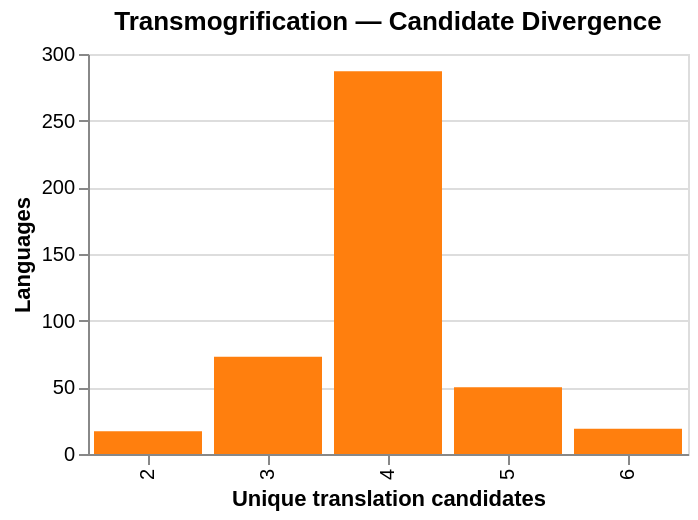

Notebook code for this chart:
### Code cell
# Number of unique translations per language (divergence depth)
transmog_unique = transmog.groupby('n_unique_raw').size().reset_index(name='n_languages')

alt.Chart(transmog_unique).mark_bar(color=CATEGORY_COLOURS['TRANSMOGRIFICATION']).encode(
    x=alt.X('n_unique_raw:O', title='Unique translation candidates'),
    y=alt.Y('n_languages:Q', title='Languages'),
    tooltip=['n_unique_raw:O', 'n_languages:Q']
).properties(
    width=300, height=200,
    title='Transmogrification — Candidate Divergence'
)

### Figure 1 — Vega specification as saved in the notebook (floating-point values rounded to 4 significant figures)
{"$schema": "https://vega.github.io/schema/vega/v6.json", "data": [{"name": "source_0", "values": [{"n_languages": 17, "n_languages_end": 17.0, "n_languages_start": 0.0, "n_unique_raw": 2}, {"n_languages": 73, "n_languages_end": 73.0, "n_languages_start": 0.0, "n_unique_raw": 3}, {"n_languages": 287, "n_languages_end": 287.0, "n_languages_start": 0.0, "n_unique_raw": 4}, {"n_languages": 50, "n_languages_end": 50.0, "n_languages_start": 0.0, "n_unique_raw": 5}, {"n_languages": 19, "n_languages_end": 19.0, "n_languages_start": 0.0, "n_unique_raw": 6}]}, {"name": "source_0_x_domain_n_unique_raw", "values": [{"n_unique_raw": 2}, {"n_unique_raw": 3}, {"n_unique_raw": 4}, {"n_unique_raw": 5}, {"n_unique_raw": 6}]}], "marks": [{"type": "rect", "name": "marks", "from": {"data": "source_0"}, "encode": {"update": {"width": {"signal": "max(0.25, bandwidth('x'))"}, "fill": {"value": "#ff7f0e"}, "y": {"field": "n_languages_end", "scale": "y"}, "y2": {"field": "n_languages_start", "scale": "y"}, "x": {"field": "n_unique_raw", "scale": "x"}, "tooltip": {"signal": "{\"n_unique_raw\": isValid(datum[\"n_unique_raw\"]) ? datum[\"n_unique_raw\"] : \"\"+datum[\"n_unique_raw\"], \"n_languages\": format(datum[\"n_languages\"], \"\")}"}}}, "style": ["bar"]}], "scales": [{"name": "x", "type": "band", "domain": {"data": "source_0_x_domain_n_unique_raw", "field": "n_unique_raw", "sort": true}, "range": [0, {"signal": "width"}], "paddingOuter": 0.05, "paddingInner": 0.1}, {"name": "y", "type": "linear", "domain": {"data": "source_0", "fields": ["n_languages_start", "n_languages_end"]}, "range": [{"signal": "height"}, 0], "zero": true, "nice": true}], "axes": [{"scale": "y", "orient": "left", "maxExtent": 0, "domain": false, "aria": false, "ticks": false, "zindex": 0, "grid": true, "gridScale": "x", "tickCount": {"signal": "ceil(height/40)"}, "minExtent": 0, "labels": false}, {"scale": "x", "orient": "bottom", "grid": false, "title": "Unique translation candidates", "labelBaseline": "middle", "zindex": 0, "labelAlign": "right", "labelAngle": 270}, {"scale": "y", "orient": "left", "zindex": 0, "labelOverlap": true, "grid": false, "title": "Languages", "tickCount": {"signal": "ceil(height/40)"}}], "title": {"text": "Transmogrification — Candidate Divergence", "frame": "group"}, "background": "white", "width": 300, "style": "cell", "height": 200, "padding": 5}
